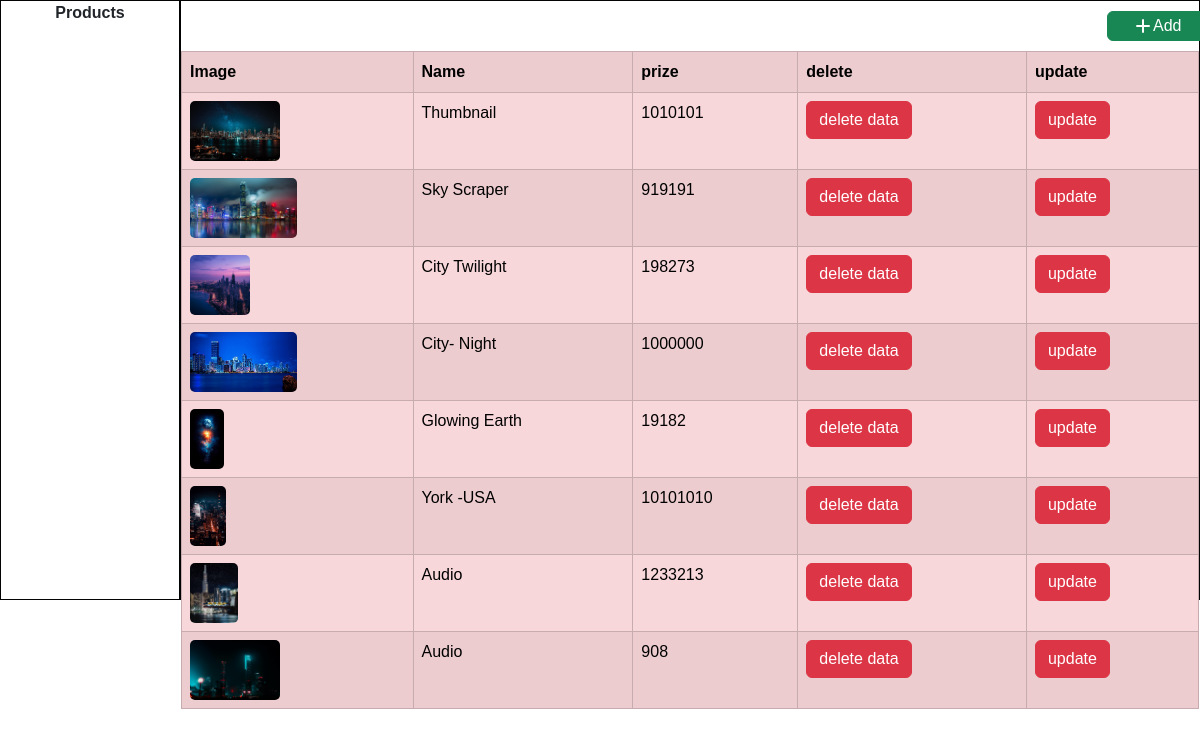
/dashboard/, run on the app's committed database.
### App/models.py (models this page shows)
class Data (models.Model):
    name=models.CharField(max_length=100)
    prize=models.IntegerField()
    image = models.ImageField(upload_to='img/',)

### App/views.py (the view)
# urls.py: path('dashboard/',dashboard,name="dashboard"),
def dashboard(request):
    hello=Data.objects.all()
    context={'data':hello}
    return render(request,"dashboard.html",context)

### App/TEMPLATES/dashboard.html (shortened to what this page needs)
{% load static %}
<!doctype html>
<html lang="en">
  <head>
    <link rel="stylesheet" href="{% static 'css/book.css' %}" />
    <link
      rel="stylesheet"
      href="https://cdnjs.cloudflare.com/ajax/libs/font-awesome/7.3.0/css/all.min.css"
    />
    <link
      href="https://cdn.jsdelivr.net/npm/bootstrap@5.3.8/dist/css/bootstrap.min.css"
      rel="stylesheet"
    />
    <link
      rel="stylesheet"
      href="https://cdnjs.cloudflare.com/ajax/libs/bootstrap-icons/1.13.1/font/bootstrap-icons.min.css"
    />
  </head>
  <body>
    <div class="dash">
      <div class="side-bar-l fw-bold text-center">Products</div>
      <div class="side-bar-r">
        <div style="padding-left: 90%; margin: 10px">
          <button
            class="btn btn-success d-flex justify-content-center align-items-center"
            style="height: 30px; width: 100px"
          >
            <i class="fa-solid fa-plus" style="color: rgb(255, 255, 255)"></i
            ><a
              href="{% url 'detail' %}"
              style="text-decoration: none; color: white"
              >Add</a
            >
          </button>
        </div>
        <div>
          <table class="table table-bordered table-danger table-striped w-100">
            <tr>
              <th>Image</th>
              <th>Name</th>
              <th>prize</th>
              <th>delete</th>
              <th>update</th>
            </tr>
            {% for data in data %}
            <tr>
              <td>
                {% if data.image %}
                <img
                  src="{{data.image.url}}"
                  alt=" Image"
                  height="60"
                  style="object-fit: cover; border-radius: 5px"
                />
                {% else %}
                <span class="text-muted">No Image</span>
                {% endif %}
              </td>
              <td>{{data.name}}</td>
              <td class="mb-5">{{data.prize}}</td>
              <td>
                <a
                  href="{% url 'delete_Data' data.id %}"
                  class="btn btn-danger"
                >
                  delete data</a
                >
              </td>
              <td>
                <a href="{% url 'update2' data.id %}" class="btn btn-danger">
                  update</a
                >
              </td>
            </tr>
            {% endfor %}
          </table>
        </div>
      </div>
    </div>
  </body>
</html>

### App/static/css/book.css (style rules this page uses)
body { margin: 0; padding: 0; background-repeat: no-repeat; background-size: cover; background-color: #f2f5f7; }
* { font-family: "EB Garamond", sans-serif; font-optical-sizing: auto; font-weight: weight; font-style: normal; }
.dash { height: 600px; display: flex; }
.side-bar-l { height: 100%; width: 15%; border: 1px solid rgb(3, 3, 3); }
.side-bar-r { height: 100%; width: 85%; border: 1px solid rgb(3, 3, 3); }

### data on the page
Data: image (picture), name "Thumbnail", prize "1010101"
Data: image (picture), name "Sky Scraper", prize "919191"
Data: image (picture), name "City Twilight", prize "198273"
Data: image (picture), name "City- Night", prize "1000000"
Data: image (picture), name "Glowing Earth", prize "19182"
Data: image (picture), name "York -USA", prize "10101010"
Data: image (picture), name "Audio", prize "1233213"
Data: image (picture), name "Audio", prize "908"
